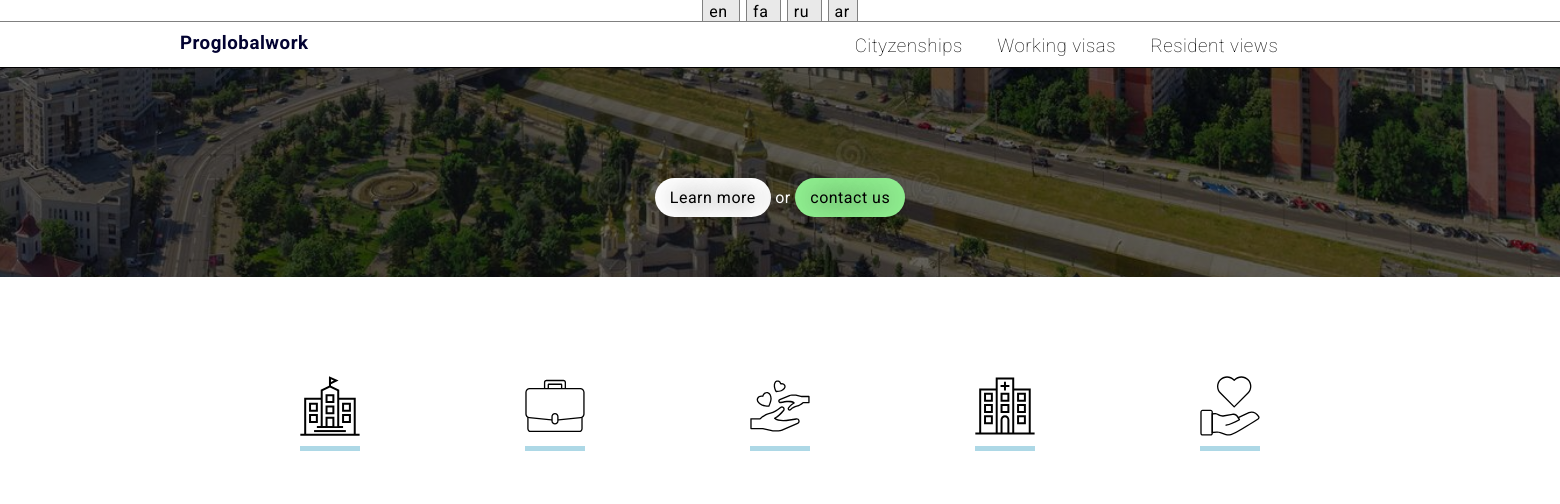
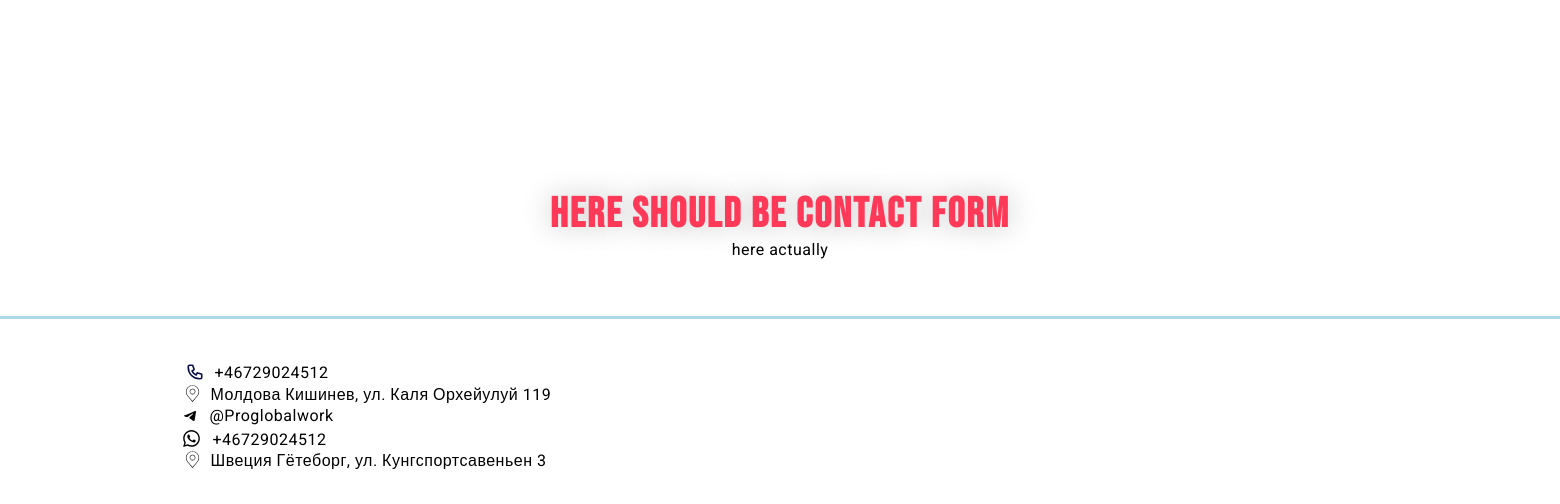
/resident/moldavia/eng/, run on an earlier commit of the app's database (2 pictures, top to bottom).
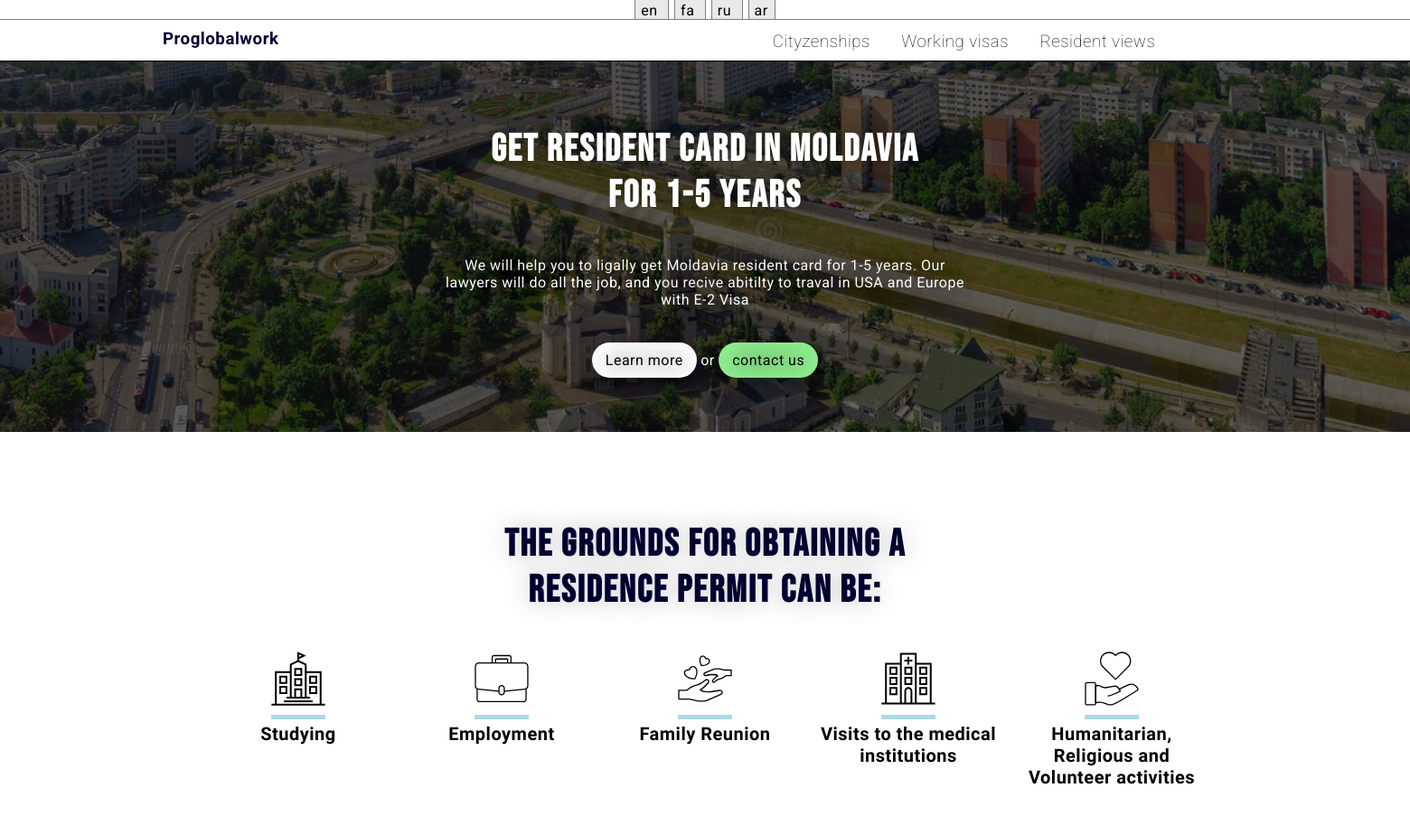
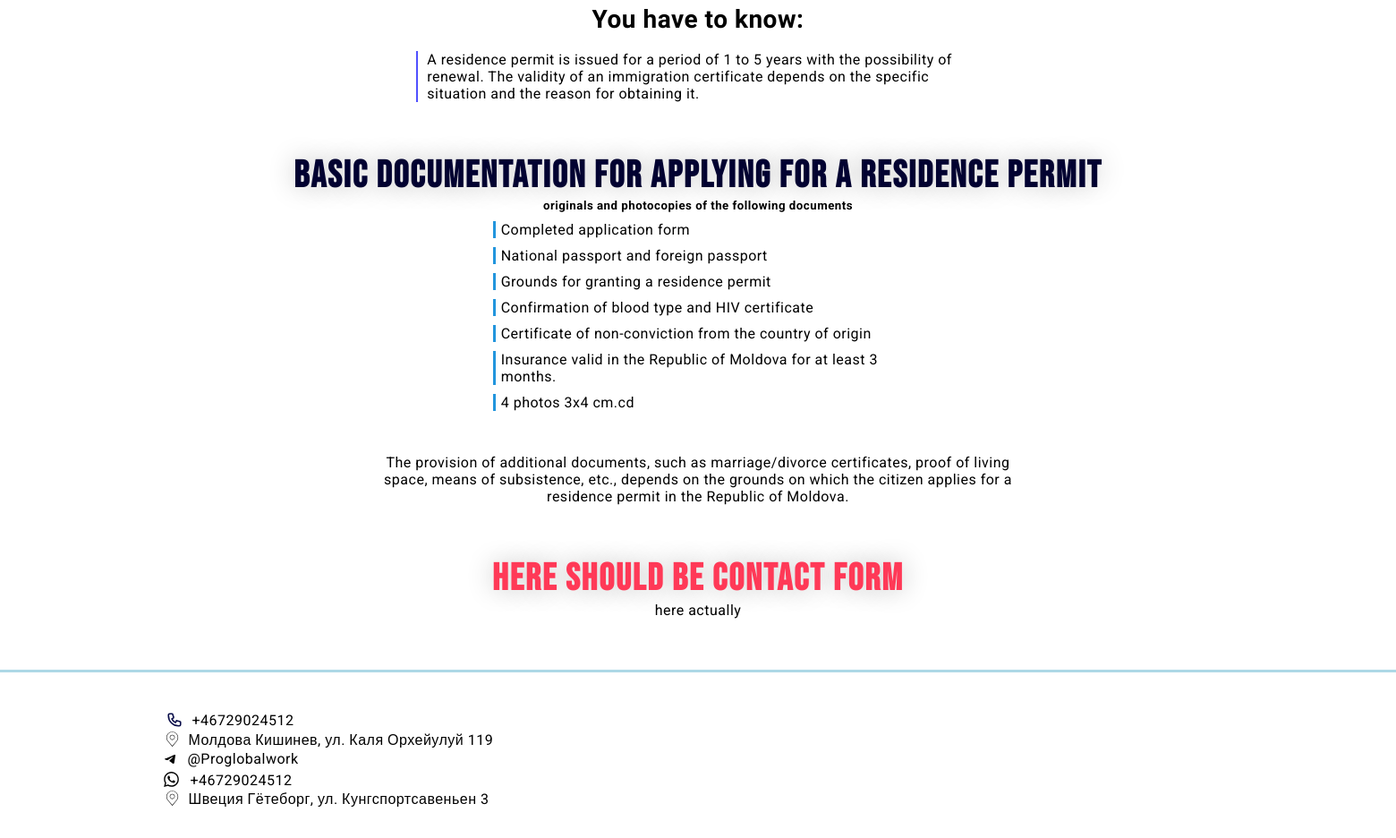
And on a later commit of the database (2 pictures, top to bottom).
### main/models.py (models this page shows, shortened)
class Text(models.Model):
	related = models.ForeignKey(TextBlock, on_delete=models.CASCADE, related_name='texts')
	language = models.CharField(max_length=2)
	text = models.TextField(unique=True)
	source = models.BooleanField(default=False)

### main/views.py (the view)
# urls.py: path('resident/moldavia/eng/', resident_moldavia, name='resident_moldavia_eng'),
def resident_moldavia(request):
	return _render(request, 'sub/resident/moldavia_eng.html')

### main/views.py (called while the page is built)
def get_texts(lang):
	texts = {}
	for block in TextBlock.objects.all():
		try:
			texts[block.title] = block.texts.filter(language=lang)[0]
		except IndexError:
			print('Missing text for "', block.title, '" for ', lang)
	return {'texts': texts}

def _render(req, template, context={}):
	lang = 'en'
	if 'lang' in req.COOKIES:
		context['texts'] = get_texts(req.COOKIES['lang'])
		return render(req, template, context)
	else:
		context['texts'] = get_texts(lang)
		ret = render(req, template, context)
		ret.set_cookie('lang', lang)
		return ret

### main/templates/sub/resident/moldavia_eng.html (shortened to what this page needs)
{% extends 'base.html' %}
{% load static %}
{% block content %}
<div class="content__title_back" style="
background: linear-gradient( rgba(0, 0, 0, 0.6), rgba(0, 0, 0, 0.6) ), url({% static 'imgs/moldavia.jpg' %});
background-position: center;
background-repeat: no-repeat;
background-size: cover;
">
	<div class="centered" style="text-align: center;">
		<h1 style="color: white; text-shadow: 0 0 20px rgb(0, 0, 0, 0.4);">
			{{ texts.texts.Moldavia_start_big_title_h1.text|linebreaks }}
		</h1>
		<div style="max-width: 65ch;">
			{{ texts.texts.Moldavia_resident_under_big_title_div.text }}
		</div>
		<br>
		<br>
		<div class="tricky-but">
			<div>
				Learn more
			</div>
			 or
			<div>
				contact us
			</div>
		</div>
	</div>
</div>
<br>
<br> <br>
<div class="content">
	<h1 class="centered" style="text-align: center;">
		{{ texts.texts.Moldavia_resident_ground_to_get_res_title_h1.text|linebreaks }}
	</h1>
	<div class="grid-master reasons-to-apply" style="grid-template-columns: repeat(auto-fill,  minmax(200px, 200px))">
		<div class="">
			<div class="centered">
			</div>
			<div class="centered">
				<h2>
					{{ texts.texts.Studying.text }}
				</h2>
			</div>
		</div>
		<div >
			<div class="centered">
				</div>
			<div class="centered">
				<h2>
					{{ texts.texts.Employment.text }}
				</h2>
			</div>
		</div>
		<div>
			<div class="centered">
					</div>
			<div class="centered">
				<h2>
					{{ texts.texts.Family_Reunion.text }}
				</h2>
			</div>
		</div>
		<div>
			<div class="centered">
				</div>
			<div class="centered" style="text-align: center;">
				<h2>
					{{ texts.texts.Visits_to_the_medical_institutions.text }}
				</h2>
			</div>
		</div>
		<div>
			<div class="centered">
									</div>
			<div class="centered" style="text-align: center;">
				<h2>
					{{ texts.texts.Humanitarian_Religious_and.text }}
				</h2>
			</div>
		</div>
	</div>
</div>
<br>
<br>
<br>
<div class="content">
	<h2 class="centered">
		{{ texts.texts.You_have_to_know.text }}
	</h2>
	<br>
	<div style="max-width: 70ch;" class="centered">
		<div style="border-left: 2px solid rgb(80, 80, 255); padding-left: 10px;">
			{{ texts.texts.You_have_to_know_under_text_div.text }}
		</div>
	</div>
</div>
<br>
<br>
<br>
<div class="content">
	<h1 class="centered">
		{{ texts.texts.Basic_documentation_for_applying_for_a_residence_permit.text }}
	</h1>
	<h5 class="centered">
		{{ texts.texts.originals_and_photocopies_of_the_following_documents.text }}
	</h5>
	<div class="centered facts">
		<div>
			{{ texts.texts.Completed_application_form.text }}
		</div>
		<div>
			{{ texts.texts.National_passport_and_foreign_passport.text }}
		</div>
		<div>
			{{ texts.texts.Grounds_for_granting_a_residence_permit.text }}
		</div>
		<div>
			{{ texts.texts.Confirmation_of_blood_type_and_HIV_certificate.text }}
		</div>
		<div>
			{{ texts.texts.Certificate_of_non_conviction_from_the_country_of_origin.text }}
		</div>
		<div/>
			{{ texts.texts.Insurance_valid_in_the_Republic_of_Moldova_for_at_least_3_months.text }}
		</div>
		<div>
			{{ texts.texts.4_photos_3x4_cmcd.text }}
		</div>
	</div>
	<br>
	<br>
	<div class="centered" style="max-width: 80ch;text-align: center;">
		{{ texts.texts.Moldova__additional_docs_explanation.text }}
	</div>
</div>
<br>
<br>
<br>
<div class="content">
	<h1 class="centered" style="color: rgb(255, 57, 87)">Here should be contact form</h1>
	<div class="centered">
		here actually
	</div>
</div>
{% endblock %}

What changed in the data, as far as the page shows it:
added Text: texts.Moldavia_start_big_title_h1.text "Get resident card in moldavia for 1-5 years"
added Text: texts.Moldavia_resident_under_big_title_div.text "We will help you to ligally get Moldavia resident card for 1-5 years. Our lawyers will do all the job, and you recive abitilty to traval in USA and Europe with E-2 Visa"
added Text: texts.Moldavia_resident_ground_to_get_res_title_h1.text "The grounds for obtaining a residence permit can be:"
added Text: texts.Studying.text "Studying"
added Text: texts.Employment.text "Employment"
added Text: texts.Family_Reunion.text "Family Reunion"
added Text: texts.Visits_to_the_medical_institutions.text "Visits to the medical institutions"
added Text: texts.Humanitarian_Religious_and.text "Humanitarian, Religious and Volunteer activities"
added Text: texts.You_have_to_know.text "You have to know:"
added Text: texts.You_have_to_know_under_text_div.text "A residence permit is issued for a period of 1 to 5 years with the possibility of renewal. The validity of an immigration certificate depends on the specific situation and the reason for obtaining it."
added Text: texts.Basic_documentation_for_applying_for_a_residence_permit.text "Basic documentation for applying for a residence permit"
added Text: texts.originals_and_photocopies_of_the_following_documents.text "originals and photocopies of the following documents"
added Text: texts.Completed_application_form.text "Completed application form"
added Text: texts.National_passport_and_foreign_passport.text "National passport and foreign passport"
added Text: texts.Grounds_for_granting_a_residence_permit.text "Grounds for granting a residence permit"
added Text: texts.Confirmation_of_blood_type_and_HIV_certificate.text "Confirmation of blood type and HIV certificate"
added Text: texts.Certificate_of_non_conviction_from_the_country_of_origin.text "Certificate of non-conviction from the country of origin"
added Text: texts.Insurance_valid_in_the_Republic_of_Moldova_for_at_least_3_months.text "Insurance valid in the Republic of Moldova for at least 3 months."
added Text: texts.4_photos_3x4_cmcd.text "4 photos 3x4 cm.cd"
added Text: texts.Moldova__additional_docs_explanation.text "The provision of additional documents, such as marriage/divorce certificates, proof of living space, means of subsistence, etc., depends on the grounds on which the citizen applies for a residence permit in the Republic of Moldova."
